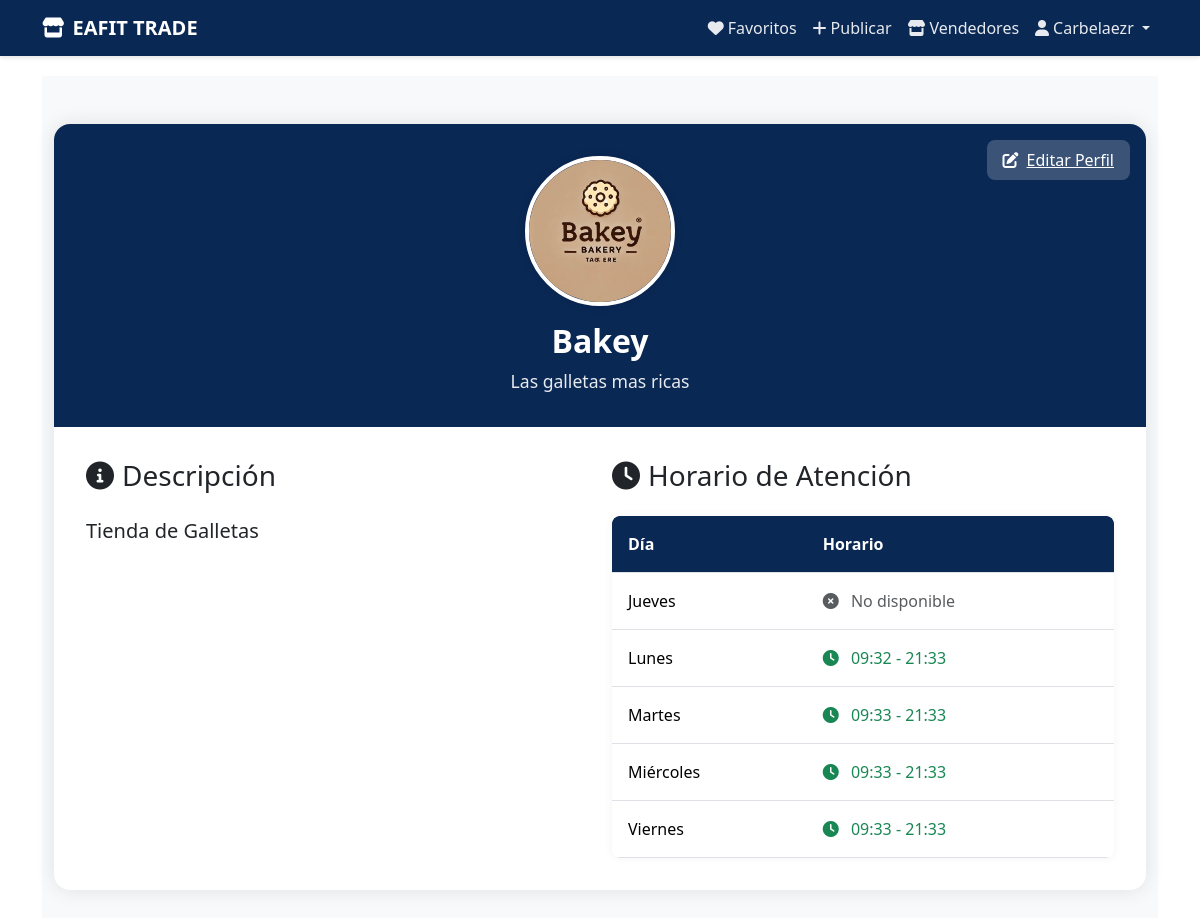
Before: /profile/ (signed in) with the older database file.
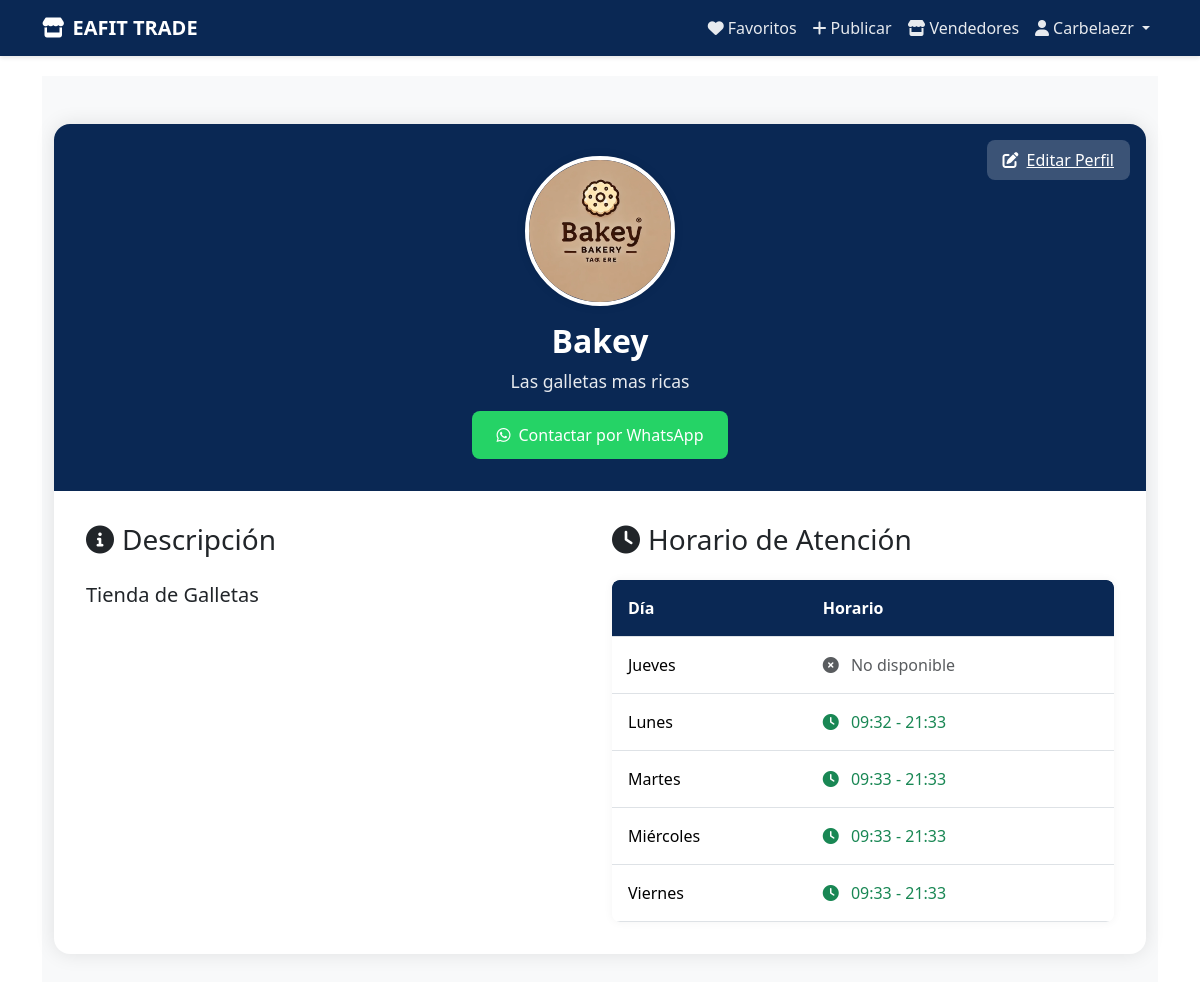
After: the same page with the newer database file.
### seller_profiles/views.py (the view)
# urls.py: path('profile/', profile_views.view_profile, name='view_profile'),
@login_required
def view_profile(request):
    try:
        profile = request.user.seller_profile
        return render(request, 'seller_profiles/view_profile.html', {'profile': profile})
    except SellerProfile.DoesNotExist:
        messages.warning(request, 'Necesitas crear tu perfil de vendedor primero.')
        return redirect('create_profile')

### seller_profiles/models.py (called while the page is built)
    def get_whatsapp_link(self, product_name=None):
        if not self.whatsapp:
            return None
        base_url = f"https://wa.me/{self.whatsapp}"
        if product_name:
            message = f"Hola, estoy interesado en el producto: {product_name}. ¿Podrías darme más información?"
            return f"{base_url}?text={urllib.parse.quote(message)}"
        return base_url

### seller_profiles/templates/seller_profiles/view_profile.html (shortened to what this page needs)
{% extends 'seller_profiles/profile_base.html' %}
{% block content %}
<section class="profile-section">
    <div class="container">
        <div class="profile-card">
            <div class="profile-header">
                <div class="profile-image-wrapper">
                    {% if profile.profile_image %}
                        <img src="{{ profile.profile_image.url }}" alt="{{ profile.store_name }}" class="profile-image">
                    {% else %}
                        <div class="profile-image d-flex align-items-center justify-content-center bg-secondary">
                            <i class="fas fa-store fa-3x text-white"></i>
                        </div>
                    {% endif %}
                </div>
                <h1 class="store-name">{{ profile.store_name }}</h1>
                {% if profile.slogan %}
                    <p class="store-slogan">{{ profile.slogan }}</p>
                {% endif %}
                {% if user == profile.user %}
                    <a href="{% url 'edit_profile' %}" class="edit-button">
                        <i class="fas fa-edit me-2"></i>Editar Perfil
                    </a>
                {% endif %}
                {% if profile.whatsapp %}
                    <a href="{{ profile.get_whatsapp_link }}"
                       class="whatsapp-button"
                       target="_blank"
                       rel="noopener noreferrer">
                        <i class="fab fa-whatsapp me-2"></i>Contactar por WhatsApp
                    </a>
                {% endif %}
            </div>
            <div class="profile-body">
                <div class="row">
                    <div class="col-md-6">
                        <h3 class="mb-4">
                            <i class="fas fa-info-circle me-2"></i>Descripción
                        </h3>
                        <p class="lead">{{ profile.description }}</p>
                    </div>
                    <div class="col-md-6">
                        <h3 class="mb-4">
                            <i class="fas fa-clock me-2"></i>Horario de Atención
                        </h3>
                        <div class="schedule-table-wrapper">
                            <table class="table schedule-table">
                                <thead>
                                    <tr>
                                        <th>Día</th>
                                        <th>Horario</th>
                                    </tr>
                                </thead>
                                <tbody>
                                    {% for schedule in profile.schedules.all %}
                                    <tr>
                                        <td>{{ schedule.get_day_display }}</td>
                                        <td>
                                            {% if schedule.is_available %}
                                                <span class="text-success">
                                                    <i class="fas fa-clock me-2"></i>
                                                    {{ schedule.start_time|time:"H:i" }} - {{ schedule.end_time|time:"H:i" }}
                                                </span>
                                            {% else %}
                                                <span class="text-muted">
                                                    <i class="fas fa-times-circle me-2"></i>
                                                    No disponible
                                                </span>
                                            {% endif %}
                                        </td>
                                    </tr>
                                    {% endfor %}
                                </tbody>
                            </table>
                        </div>
                    </div>
                </div>
            </div>
        </div>
    </div>
</section>
{% endblock %}

Changed rows visible on the page:
changed SellerProfile "Bakey": whatsapp empty → "573007875254" (drawn)
Other visible differences:
text now shown: "Contactar por WhatsApp"
